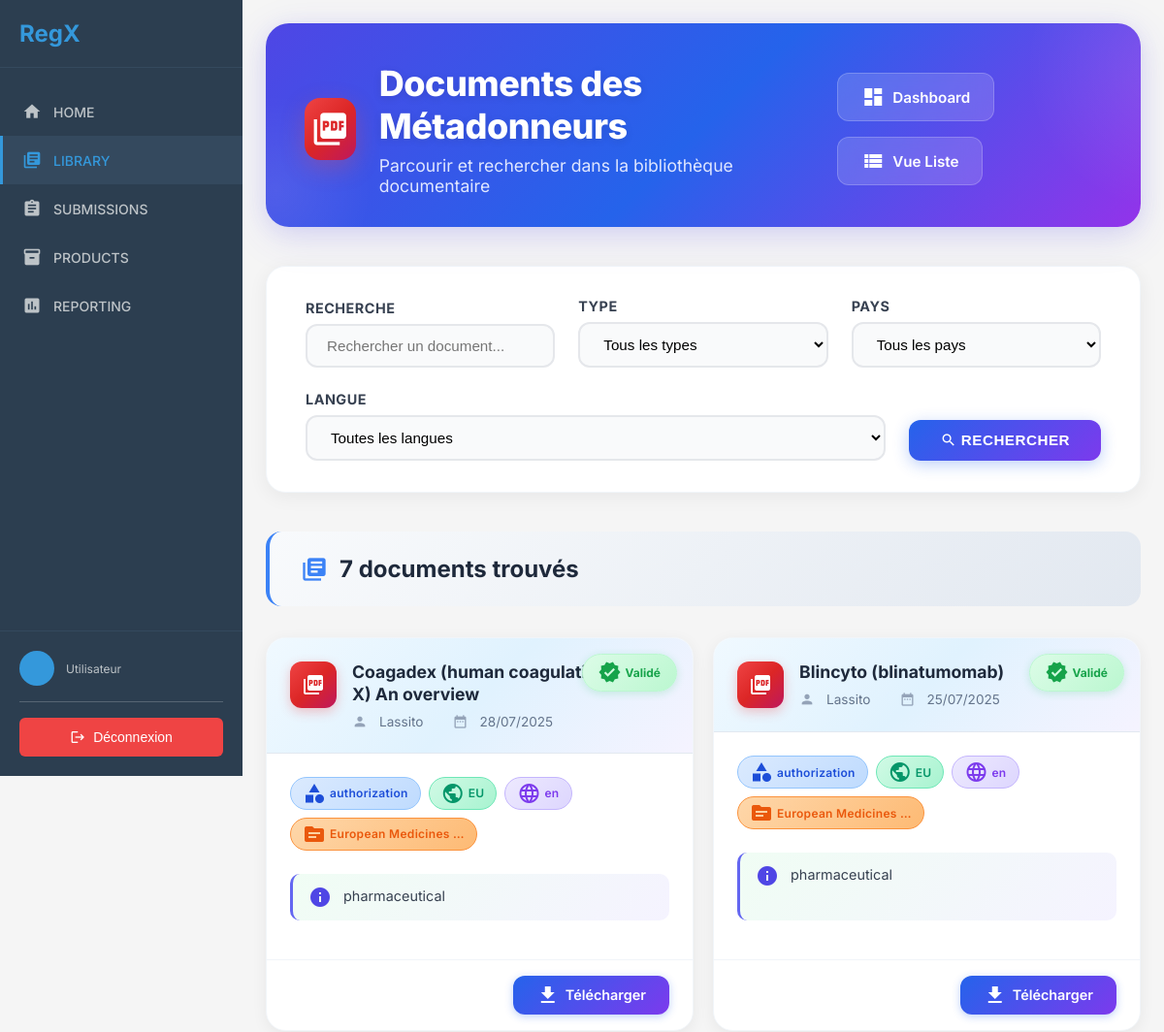
Before: /client/library/documents/ (upper part) with the older database file.
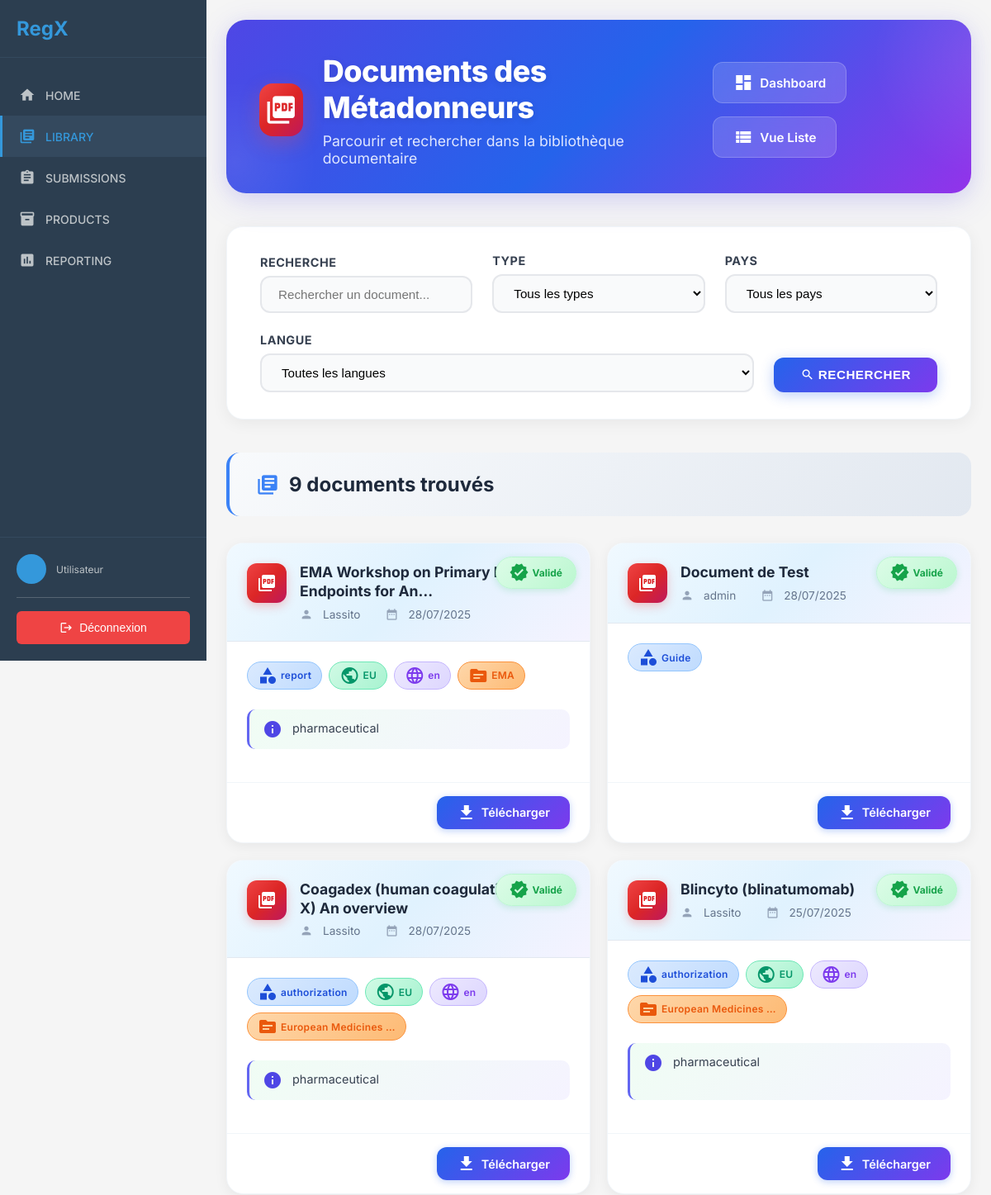
After: the same page with the newer database file.
### rawdocs/models.py (models this page shows, shortened)
class RawDocument(models.Model):
    url = models.URLField(help_text="URL d'origine du PDF", blank=True)
    file = models.FileField(upload_to=pdf_upload_to, help_text="Fichier PDF téléchargé")
    created_at = models.DateTimeField(auto_now_add=True)
    owner = models.ForeignKey(
        settings.AUTH_USER_MODEL,
        on_delete=models.CASCADE,
        related_name='raw_documents',
        null=True, blank=True,
        help_text="Utilisateur qui a téléchargé ce document"
    )
    is_validated = models.BooleanField(default=False, help_text="Document validé par un métadonneur")
    validated_at = models.DateTimeField(null=True, blank=True)
    is_ready_for_expert = models.BooleanField(default=False, help_text="Document prêt pour révision expert")
    expert_ready_at = models.DateTimeField(null=True, blank=True,
                                           help_text="Date à laquelle le document est devenu prêt pour l'expert")
    total_pages = models.IntegerField(default=0, help_text="Nombre total de pages")
    pages_extracted = models.BooleanField(default=False, help_text="Pages extraites individuellement")
    title = models.TextField(blank=True, help_text="Titre du document")
    doc_type = models.CharField("Type", max_length=100, blank=True, help_text="Type du document (guide, rapport…)")
    publication_date = models.CharField(max_length=100, blank=True, help_text="Date de publication")
    version = models.CharField(max_length=50, blank=True, help_text="Version extraite")
    source = models.CharField(max_length=255, blank=True, help_text="Organisation émettrice (EMA, FDA…)")
    context = models.TextField(blank=True, help_text="Contexte extrait (2 phrases max)")
    country = models.CharField(max_length=100, blank=True, help_text="Pays détecté (GPE ou TLD)")
    language = models.CharField(max_length=10, blank=True, help_text="Langue détectée (fr, en…)")
    url_source = models.URLField(blank=True, help_text="URL d'origine pour référence")

### client/library/views.py (the view)
# urls.py: path('documents/', views.document_list, name='document_list'),
def document_list(request):
    search = request.GET.get('search', '')
    document_type = request.GET.get('type', '')
    country = request.GET.get('country', '')
    language = request.GET.get('language', '')
    validation_status = request.GET.get('status', 'validated')
    documents_qs = RawDocument.objects.select_related('owner').all()
    if validation_status == 'validated':
        documents_qs = documents_qs.filter(is_validated=True)
    elif validation_status == 'pending':
        documents_qs = documents_qs.filter(is_validated=False)
    if search:
        documents_qs = documents_qs.filter(
            Q(title__icontains=search) |
            Q(source__icontains=search) |
            Q(context__icontains=search)
        )
    if document_type:
        documents_qs = documents_qs.filter(doc_type__icontains=document_type)
    if country:
        documents_qs = documents_qs.filter(country__icontains=country)
    if language:
        documents_qs = documents_qs.filter(language__icontains=language)
    documents_qs = documents_qs.order_by('-created_at')
    paginator = Paginator(documents_qs, 20)
    page_number = request.GET.get('page')
    documents = paginator.get_page(page_number)
    document_types = RawDocument.objects.filter(is_validated=True).exclude(doc_type='').values_list('doc_type', flat=True).distinct()
    countries = RawDocument.objects.filter(is_validated=True).exclude(country='').values_list('country', flat=True).distinct()
    languages = RawDocument.objects.filter(is_validated=True).exclude(language='').values_list('language', flat=True).distinct()
    context = {
        'documents': documents,
        'document_types': document_types,
        'countries': countries,
        'languages': languages,
        'filters': {
            'search': search,
            'type': document_type,
            'country': country,
            'language': language,
            'status': validation_status,
        }
    }
    return render(request, 'client/library/document_list.html', context)

### client/templatetags/document_filters.py (called while the page is built)
@register.filter
def document_title(document):
    if document.title and document.title.strip():
        return document.title.strip()
    if document.file:
        clean_name = clean_filename(document.file)
        if clean_name:
            return clean_name
    return "Document sans titre"

### templates/client/library/document_list.html (shortened to what the changed rows need)
{% extends 'client/base.html' %}
{% load static %}
{% load document_filters %}
{% block content %}
<div class="library-container">
    <div class="page-header">
        <div class="page-header-content">
            <div class="page-header-left">
                <div class="page-header-titles">
                    <h1>Documents des Métadonneurs</h1>
                </div>
            </div>
        </div>
    </div>
    <div class="results-header">
        <h2>
            <i class="material-icons">library_books</i>
            {{ documents.paginator.count }} document{{ documents.paginator.count|pluralize }} trouvé{{ documents.paginator.count|pluralize }}
        </h2>
    </div>
    {% if documents %}
    <div class="cards-list">
        {% for document in documents %}
        <div class="document-card" onclick="location.href='{% url 'client:library:document_detail' document.pk %}'">
            {% if document.is_validated or document.validated %}
            <span class="ribbon-validated">
                <i class="material-icons">verified</i> Validé
            </span>
            {% endif %}
            <div class="document-card-header">
                <div class="document-card-icon">
                    <i class="material-icons">picture_as_pdf</i>
                </div>
                <div style="flex: 1 1 0%">
                    <div class="document-card-title" title="{{ document|document_title }}">
                        {{ document|document_title|truncatechars:50 }}
                    </div>
                    <div class="document-card-metas">
                        <i class="material-icons">person</i>
                        <span>{{ document.owner.username|default:"Anonyme" }}</span>
                        <span class="w-1 h-1 rounded-full bg-gray-300" style="display:inline-block;width:6px;height:6px;"></span>
                        <i class="material-icons">date_range</i>
                        <span>{{ document.created_at|date:"d/m/Y" }}</span>
                    </div>
                </div>
            </div>
            <div class="document-card-body">
                <div class="document-card-badges">
                    {% if document.doc_type %}
                    <span class="card-badge badge-blue">
                        <i class="material-icons text-xs">category</i>
                        {{ document.doc_type|truncatechars:20 }}
                    </span>
                    {% endif %}
                    {% if document.country %}
                    <span class="card-badge badge-green">
                        <i class="material-icons text-xs">public</i>
                        {{ document.country|truncatechars:20 }}
                    </span>
                    {% endif %}
                    {% if document.language %}
                    <span class="card-badge badge-purple">
                        <i class="material-icons text-xs">language</i>
                        {{ document.language|truncatechars:20 }}
                    </span>
                    {% endif %}
                    {% if document.source %}
                    <span class="card-badge badge-orange">
                        <i class="material-icons text-xs">source</i>
                        {{ document.source|truncatechars:20 }}
                    </span>
                    {% endif %}
                </div>
                {% if document.context %}
                <div class="document-card-context">
                    <i class="material-icons text-base" style="vertical-align: middle; color:#4f46e5; margin-right: 0.5rem;">info</i>
                    <span>{{ document.context|truncatechars:100 }}</span>
                </div>
                {% endif %}
            </div>
            <div class="document-card-actions">
                <a href="{% url 'client:library:download_document' document.pk %}" onclick="event.stopPropagation();">
                    <i class="material-icons text-sm">download</i>
                    Télécharger
                </a>
            </div>
        </div>
        {% endfor %}
    </div>
    {% endif %}
</div>
{% endblock %}

Changed rows visible on the page:
added RawDocument: is_validated True (drawn), title "EMA Workshop on Primary Efficacy Endpoints for An…", owner.username "Lassito", created_at "28/07/2025", doc_type "report", country "EU", language "en", source "EMA", context "pharmaceutical"
added RawDocument: is_validated True (drawn), title "Document de Test", owner.username "admin", created_at "28/07/2025", doc_type "Guide"
Other visible differences:
{{ documents.paginator.count }}: "7" → "9"
